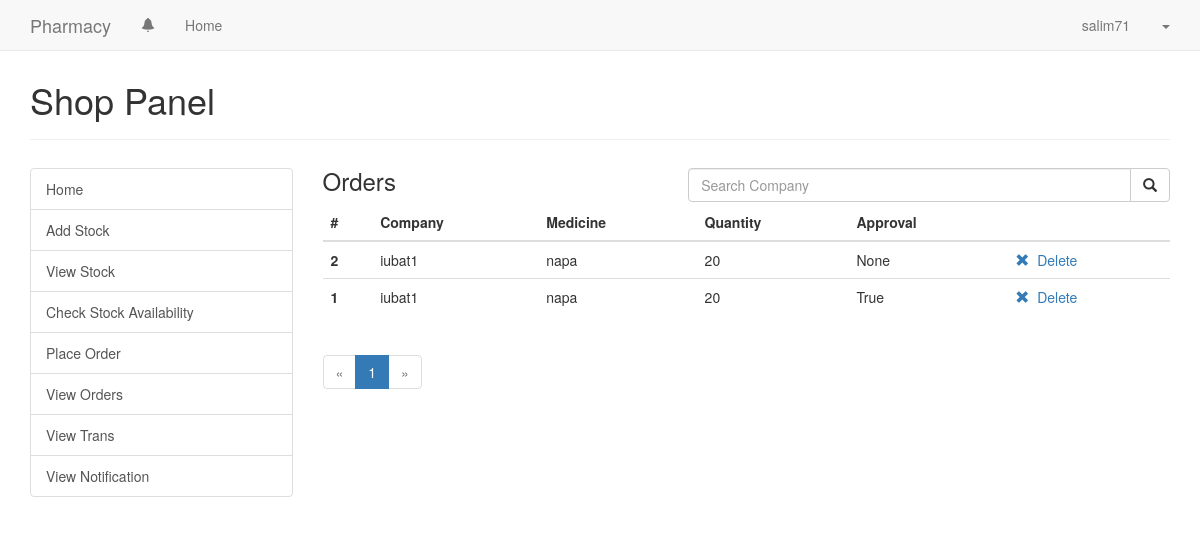
The app's page /usershop/order/view (signed in) with its own data.
### authentication/models.py (models this page shows, shortened)
@python_2_unicode_compatible
class Profile(models.Model):
    SHOP = 'S'
    COMPANY = 'C'
    INSTITUTION_TYPES = (
        (SHOP, 'Shop'),
        (COMPANY, 'Company')
    )
    user = models.OneToOneField(User,on_delete=models.CASCADE)
    name = models.CharField(max_length=30, blank=True)
    license_id = models.CharField(max_length=30, blank=True)
    type = models.CharField(max_length=1,choices=INSTITUTION_TYPES,blank=True)
    approved = models.BooleanField(default=False)
    class Meta:
        db_table = 'inst_profile'
    def get_screen_name(self):
        try:
            if self.user.get_full_name():
                return self.user.get_full_name()
            else:
                return self.user.username
        except:
            return self.user.username

### activities/models.py (models this page shows, shortened)
class Order(models.Model):
    from_user = models.ForeignKey(Profile, on_delete=models.CASCADE, related_name='from_user')
    to_user = models.ForeignKey(Profile, on_delete=models.CASCADE, related_name='to_user')
    medicine = models.ForeignKey(Medicine, on_delete=models.CASCADE)
    quantity = models.PositiveIntegerField()
    approval = models.NullBooleanField(null=True)

### useradmin/models.py (models this page shows, shortened)
class Medicine(models.Model):
    name = models.CharField(max_length=30)
    type = models.CharField(max_length=30)
    details = models.TextField(max_length=500)
    class Meta:
        db_table = 'medicine'

### usershop/views.py (the view)
# urls.py: path('order/view', views.view_orders, name='view_order_company'),
@login_required
def view_orders(request):
    orders = Order.objects.filter(from_user = request.user.profile).order_by('approval')
    querystring = ''
    if 'q' in request.GET:
        querystring = request.GET.get('q').strip()
        orders = orders.filter(to_user__name__icontains=querystring)
    paginator = Paginator(orders, 10)
    page = request.GET.get('page')
    try:
        orders = paginator.page(page)
    except PageNotAnInteger:
        orders = paginator.page(1)
    except EmptyPage:
        orders = paginator.page(paginator.num_pages)
    return render(request, 'usershop/view_orders.html', {'orders': orders, 'querystring': querystring})

### usershop/templates/usershop/view_orders.html (shortened to what this page needs)
{% extends 'base.html' %}
{% load staticfiles %}
{% block head %}
<link href="{% static 'css/useradmin.css' %}" rel="stylesheet">
{% endblock head %}
{% block main %}
<div class="page-header">
    <h1>Shop Panel</h1>
</div>
<div class="row" style="margin-top: 2em">
    <div class="col-md-3">
        {% include 'usershop/partial_shop_menu.html' with active='shop' %}
    </div>
    <div class="col-md-9">
        <div class="row">
            <div class="col-md-5">
                <h3 style="margin-top: 0">Orders</h3>
            </div>
            <div class="col-md-7">
                <form role="search" action="{% url 'view_order_shop' %}">
                    <div class="input-group">
                        <input type="text" class="form-control" name="q" placeholder="Search Company" value="{{ querystring }}">
                        <span class="input-group-btn">
              <button type="submit" class="btn btn-default"><span class="glyphicon glyphicon-search"></span></button>
            </span>
                    </div>
                </form>
            </div>
        </div>
        <section class="orders">
            <table class="table">
                <thead>
                <tr>
                    <th>#</th>
                    <th>Company</th>
                    <th>Medicine</th>
                    <th>Quantity</th>
                    <th>Approval</th>
                    <th></th>
                </tr>
                </thead>
                <tbody>
                {% for order in orders %}
                <tr>
                    <th scope="row">{{order.pk}}</th>
                    <td>{{order.to_user.name}}</td>
                    <td>{{order.medicine.name}}</td>
                    <td>{{order.quantity}}</td>
                    <td>{{order.approval}}</td>
                    <td>
                        <a href="{% url 'delete_order_shop' pk=order.pk %}"
                           onclick="return confirm('Are you sure you want to delete?')">
                            <span class="glyphicon glyphicon-remove" aria-hidden="true"></span>&nbsp; Delete
                        </a>
                    </td>
                </tr>
                {% endfor %}
                </tbody>
            </table>
        </section>
        <div class="row">
            <div class="col-md-12">
                {% include 'paginator.html' with paginator=orders %}
            </div>
        </div>
    </div>
</div>
{% endblock main %}

### templates/base.html (shortened to what this page needs)
<!DOCTYPE html>
<html lang="en">
<head>
    {% load staticfiles %}
    <link href="https://maxcdn.bootstrapcdn.com/bootstrap/3.3.5/css/bootstrap.min.css" rel="stylesheet">
    {% block head %}{% endblock %}
</head>
<body>
{% block body %}
<header>
    <nav class="navbar navbar-default navbar-fixed-top" role="navigation">
        <div class="container">
            <div class="navbar-header">
                <a class="navbar-brand" href="#">Pharmacy</a>
            </div>
            <div class="collapse navbar-collapse" id="menu">
                <ul class="nav navbar-nav">
                    {% if user.is_authenticated %}
                    <li>
                        <a href="#" id="notifications" data-container="body" data-toggle="popover"
                           data-placement="bottom" title="Notifications">
                            <span class="glyphicon glyphicon-bell"></span>
                        </a>
                    </li>
                    <li><a href="{% url 'home' %}">Home</a></li>
                    {% endif %}
                </ul>
                <ul class="nav navbar-nav navbar-right">
                    {% if user.is_authenticated %}
                    <li>
                        <a href="{% url 'profile' user.username %}">{{ user.profile.get_screen_name }}</a>
                    </li>
                    <li class="dropdown">
                        <a href="#" class="dropdown-toggle" data-toggle="dropdown"><b class="caret"></b></a>
                    </li>
                    {% endif %}
                </ul>
            </div>
        </div>
    </nav>
</header>
<main>
    <div class="container">
        <br><br>
        {% block main %}
        {% endblock main %}
    </div>
</main>
{% endblock body %}
</body>
</html>

### records on screen
Order: pk "2", to_user.name "iubat1", medicine.name "napa", quantity "20", approval "None"
Order: pk "1", to_user.name "iubat1", medicine.name "napa", quantity "20", approval "True"

### other values on screen
{{ user.profile.get_screen_name }} "salim71"
{{ i }} "1"
